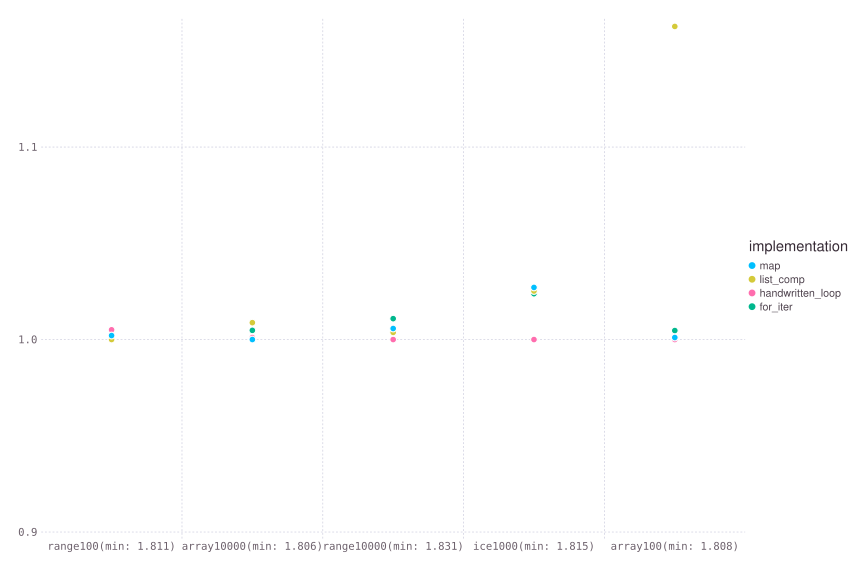

Here is the Julia script that generated this plot:
using Benchmarkplotting
using Gadfly
using Statistics

cases = [
    :range100   => 1:100,
    :range10000 => 1:10000,
    :array100   => [(1:100)...],
    :array10000 => [(1:100)...],
    :ice1000    => (1 for _ in 1000)
]

implementations = [
    :map       =>
        function (x)
            map(e -> e + 1, x)
        end,
    :list_comp =>
        function (x)
            [e + 1 for e in x]
        end,
    :handwritten_loop =>
        function(x)
            i = 0
            arr = []
            while (iter = iterate(x, i); iter !== nothing)
                e, i = iter
                push!(arr, e + 1)
            end
            arr
        end,
    :for_iter =>
        function(x)
            arr = []
            for e in x
                push!(arr, e + 1)
            end
            arr
        end
]


criterion(benchmark_result) = (time = mean(benchmark_result.times), )

df = bcompare(criterion, cases, implementations)
res = report(:time, df)
@info res[2]
draw(SVG("example.svg", 9inch, 6inch), res[1])
